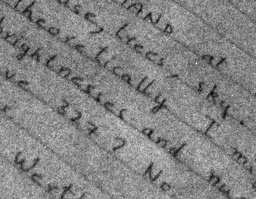
#> input picture release/demo_resources/dark-page-gray.jpg, 256 x 199 px, shrunk from 900 x 700 before the run
$ jupyter execute demo.ipynb   (shell and % lines are left out)   (older library calls are emulated)
#> lines starting #> are read from the running program, lines starting #| are printed output that depends on the picture; after the words box and inside, x2 and y2 are one past the last pixel; in counts of white or black regions, pixels touching at a corner belong together
### release/utils.py
import numpy as np
from PIL import Image
from skimage.color import rgb2gray
import matplotlib.pyplot as plt
def clip(img, low=0, high=1):
    #clip image to display range
    return np.minimum(high, np.maximum(low, img))

def imread(filename):
    # Reads an RGB image and converts it into a floating point numpy array with
    # values between 0 and 1
    img = np.array(Image.open(filename).convert('RGB'))
    img = img.astype(np.float)/255.
    return img

def imwrite(img, filename):
    # Writes an image to file. Assumes image is either a floating point numpy array
    # with values between 0 and 1
    # or a uint8 array with values between 0 and 255
    if img.dtype!=np.uint8:
        img = (img*255).astype(np.uint8)

    img = Image.fromarray(img).save(filename)

def imshow(img):
    # wrapper around matplotlib's imshow function so that it produces more
    # intuitive behavior
    if len(img.shape)==3 and img.shape[2]==3:
        # RGB image; matplotlib does the right thing
        plt.imshow(img)
    else:
        # for graysccale images use a gray color scheme and stop matplotlib from
        # changing the dynamic range
        if img.dtype==np.uint8:
            plt.imshow(img, cmap=plt.get_cmap('gray'),vmin=0,vmax=255)
        else:
            plt.imshow(img, cmap=plt.get_cmap('gray'),vmin=0, vmax=1)

### release/student.py
import numpy as np
import utils
import matplotlib.pyplot as plt
def add(img, alpha):
    #adds alpha to all pixels of an image.
    #Additionally clips values to between 0 and 1 (see utils.clip)
    # TODO 1a
    # TODO-BLOCK-BEGIN
    newImg = np.add(img, alpha)
    return newImg
    # TODO-BLOCK-END

def multiply(img, alpha):
    # multiplies all pixel intensities by alpha
    # additionally clips values
    # TODO 1b
    # TODO-BLOCK-BEGIN
    newImg = np.multiply(img, alpha)
    return newImg
    # TODO-BLOCK-END

def normalize(img):
    # Performs an affine transformation of the intensities
    # (i.e., f'(x,y) = af(x,y) + b) with a and b chosen
    # so that the minimum value is 0 and the maximum value is 1.
    # Input: w x h grayscale image of dtype np.float
    # Output: w x h  grayscale image of dtype np.float with minimum value 0
    # and maximum value 1
    # If all pixels in the image have the same intensity,
    # then return an image that is 0 everywhere
    # TODO 1c
    # TODO-BLOCK-BEGIN
    max = img[0,0]
    min = img[0,0]

    for row in img:
        for x in row:
            if x > max:
                max = x
            elif x < min:
                min = x
    return add(multiply(img, 1/(max - min)), (min/(max - min)))
    # TODO-BLOCK-END

def threshold(img, thresh):
    # Produces an image where pixels greater than thresh are assigned 1 and
    # those less than thresh are assigned 0
    # Make sure to return a float image
    # TODO 1d
    # TODO-BLOCK-BEGIN
    newImg = img.copy()
    shape = img.shape
    for row in range(shape[0]):
        for x in range(shape[1]):
            if img[row,x] > thresh:
                newImg[row,x] = 1.0
            else:
                newImg[row,x] = 0.0
    return newImg

    # TODO-BLOCK-END


def convolve(img, filt):
    # Performs a convolution of an image with a filter.
    # Assume filter is 2D and has an odd size
    # Assume image is grayscale
    # Perform "same" convolution, i.e., output image should be the ssame size
    # as the input
    assert len(img.shape)==2, "Image must be grayscale."
    assert len(filt.shape)==2, "Filter must be 2D."
    assert ((filt.shape[0]%2!=0) and (filt.shape[1]%2!=0)), "Filter dimensions must be odd."

    # TODO 2
    # TODO-BLOCK-BEGIN
    newImg = img.copy()
    imgShape = img.shape
    vert = np.flip(filt,0)
    conv = np.flip(vert,1)
    filtX = (filt.shape[0]-1)//2
    filtY = (filt.shape[1]-1)//2
    for m in range(imgShape[0]):
        for n in range(imgShape[1]):
            filtProd = 0
            for i in range(-filtX,filtX+1):
                for j in range(-filtY,filtY+1):
                    mi = m + i
                    nj = n + j
                    if((mi >= 0 and mi < imgShape[0]) and (nj >= 0 and nj < imgShape[1])):
                        filtProd = filtProd + img[mi,nj] * conv[i + filtX, j + filtY]
            newImg[m,n] = filtProd
    return newImg
    # TODO-BLOCK-END

def mean_filter(k):
    # Produces a k x k mean filter
    # Assume k is odd
    assert k%2!=0, "Kernel size must be odd"
    # TODO 3a
    # TODO-BLOCK-BEGIN
    filt = np.ones((k,k))
    return np.multiply(filt, 1/(k*k))
    # TODO-BLOCK-END


def gaussian_filter(k, sigma):
    # Produces a k x k gaussian filter with standard deviation sigma
    # Assume k is odd
    assert k%2!=0, "Kernel size must be odd"
    # TODO 3b
    # TODO-BLOCK-BEGIN
    filt = np.ones((k,k))
    center = k//2
    for x in range(k):
        for y in range(k):
            filt[x,y] = np.e**np.negative((((x-center)**2+(y-center)**2)/(2*sigma**2)))
    sum = filt.sum()
    nFilt = np.divide(filt, sum)
    return nFilt
    # TODO-BLOCK-END

def dx_filter():
    # Produces a 1 x 3 filter that computes the derivative in x direction
    # TODO 4a
    # TODO-BLOCK-BEGIN
    filt = np.ones((1,3))
    filt[0,1] = 0
    filt[0,2] = -1
    return filt
    # TODO-BLOCK-END

def dy_filter():
    # Produces a 3 x 1 filter that computes the derivative in y direction
    # TODO 4b
    # TODO-BLOCK-BEGIN
    return np.rot90(dx_filter(),3)
    # TODO-BLOCK-END

def gradient_magnitude(img, k=3,sigma=0):
    # Compute the gradient magnitude at each pixel,
    # If sigma >0, smooth the
    # image with a gaussian first
    # TODO 4c
    # TODO-BLOCK-BEGIN
    newImg = img.copy()
    if (sigma > 0):
        newImg = convolve(newImg, gaussian_filter(k,sigma))
    xFilt = convolve(newImg, dx_filter())
    yFilt = convolve(newImg, dy_filter())
    for x in range(img.shape[0]):
        for y in range(img.shape[1]):
            newImg[x,y] = np.sqrt((xFilt[x,y]**2) + (yFilt[x,y]**2))
    return newImg
    # TODO-BLOCK-END

### release/demo.ipynb
[cell 1]
%pylab
import utils
import student

[cell 2]
img = utils.imread('demo_resources/dark-page-gray.jpg')
grayscale_img = utils.rgb2gray(img)
utils.imshow(grayscale_img)

[cell 3]
#multiply by 10
higher_contrast = student.multiply(grayscale_img,10)
utils.imshow(higher_contrast)

[cell 4]
#threshold
thresholded = student.threshold(higher_contrast,0.5)
#> after the loop in threshold, `for row in range(shape[0]):`:
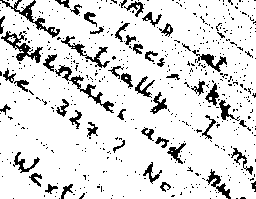
#> newImg: shape (199, 256) float64; values 0 (black) and 1 (white), 86.9% white; 563 black regions (511 under 20 px), largest, box (x1, y1, x2, y2) and area: (55, 65, 114, 113) 411, (1, 31, 43, 63) 395, (0, 0, 60, 38) 383
utils.imshow(thresholded)

[cell 5]
# mean filter
mean_filter = student.mean_filter(7)
filtered = student.convolve(higher_contrast, mean_filter)
#> after the loop in convolve, `for m in range(imgShape[0]):`:
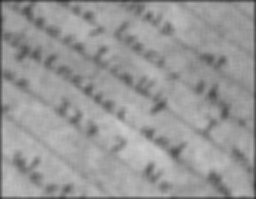
#> newImg: shape (199, 256) float64; min 0.16, max 0.798, mean 0.597
utils.imshow(filtered)

[cell 6]
#filtered and thresholded
filtered_thresholded = student.threshold(filtered, 0.5)
#> after the loop in threshold (call 2), `for row in range(shape[0]):`: newImg: shape (199, 256) float64; values 0 (black) and 1 (white), 86.3% white; 47 black regions (5 under 20 px), largest, box (x1, y1, x2, y2) and area: (0, 0, 256, 199) 3521, (206, 84, 231, 119) 349, (199, 54, 226, 71) 263
utils.imshow(filtered_thresholded)

[cell 7]
# save images
utils.imwrite(higher_contrast, 'higher_contrast.jpg')
#> in imwrite, `img = (img*255).astype(np.uint8)`:
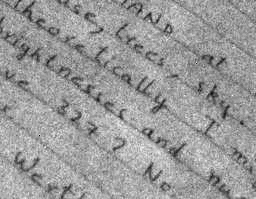
#> img: shape (199, 256); min 4, max 249, mean 154.3
utils.imwrite(filtered, 'filtered.jpg')
utils.imwrite(thresholded, 'thresholded.jpg')
utils.imwrite(filtered_thresholded, 'filtered_thresholded.jpg')

[cell 8]
img2 = utils.rgb2gray(utils.imread('demo_resources/126007_bsds.jpg'))
#> call 2 of imread, with filename = 'demo_resources/126007_bsds.jpg'
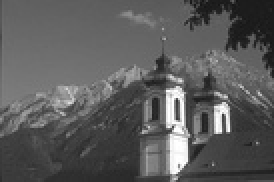
#> input picture release/demo_resources/126007_bsds.jpg, 137 x 91 px, shrunk from 481 x 321 before the run (shown 2 times larger)
#> img2: shape (91, 137) float64; min 0.0784, max 1, mean 0.359
utils.imshow(img2)

[cell 9]
gmag = student.gradient_magnitude(img2, 5,1)
#> in convolve (call 2), `vert = np.flip(filt,0)`: vert = [[0.00297, 0.0133, 0.0219, 0.0133, 0.00297], [0.0133, 0.0596, 0.0983, 0.0596, 0.0133], [0.0219, 0.0983, 0.162, 0.0983, 0.0219], [0.0133, 0.0596, 0.0983, 0.0596, 0.0133], [0.00297, 0.0133, 0.0219, 0.0133, 0.00297]]
#> in convolve (call 2), `conv = np.flip(vert,1)`: conv has the same summary as vert
#> after the loop in convolve (call 2), `for m in range(imgShape[0]):`:
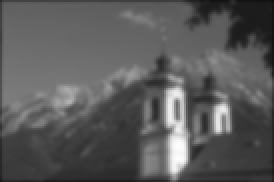
#> newImg: shape (91, 137) float64 (shown 2 times larger); min 0.0555, max 0.995, mean 0.355
#> in convolve (call 3), `vert = np.flip(filt,0)`: vert = [[1, 0, -1]]
#> in convolve (call 3), `conv = np.flip(vert,1)`: conv = [[-1, 0, 1]]
#> after the loop in convolve (call 3), `for m in range(imgShape[0]):`:
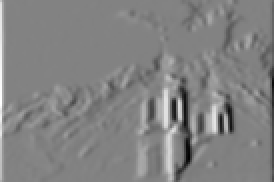
#> newImg: shape (91, 137) float64 (shown 2 times larger); min -0.483, max 0.459, mean -0.000797; drawn with min black and max white
#> in convolve (call 4), `vert = np.flip(filt,0)`: vert = [-1, 0, 1]
#> after the loop in convolve (call 4), `for m in range(imgShape[0]):`:
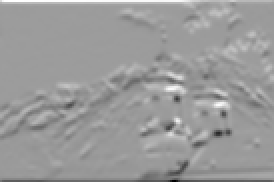
#> newImg: shape (91, 137) float64 (shown 2 times larger); min -0.559, max 0.36, mean -0.000476; drawn with min black and max white
#> after the loop in gradient_magnitude, `for x in range(img.shape[0]):`:
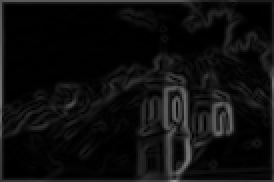
#> newImg: shape (91, 137) float64 (shown 2 times larger); min 0.000104, max 0.566, mean 0.0579
gmag = student.normalize(gmag)
#> in normalize, `max = img[0,0]`: max = 0.334
#> the loop in normalize, `for row in img:` made 91 passes
#> after the loop in normalize, `for row in img:`: max = 0.566; min = 0.000104
#> call 2 of multiply, with alpha = 1.77
#> in multiply (call 2), `newImg = np.multiply(img, alpha)`:
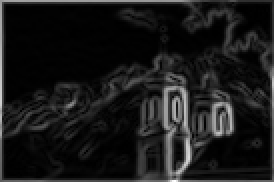
#> newImg: shape (91, 137) float64 (shown 2 times larger); min 0.000185, max 1, mean 0.102; drawn with min black and max white
utils.imshow(gmag)

[cell 10]
gmag_thresh = student.threshold(gmag, 0.1)
#> call 3 of threshold, with thresh = 0.1
#> after the loop in threshold (call 3), `for row in range(shape[0]):`:
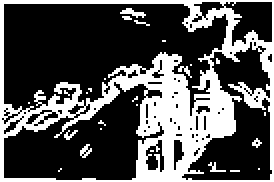
#> newImg: shape (91, 137) float64 (shown 2 times larger); values 0 (black) and 1 (white), 32% white; 26 white regions (23 under 20 px), largest, box (x1, y1, x2, y2) and area: (0, 0, 137, 91) 3819, (60, 4, 73, 9) 30, (40, 72, 46, 79) 22
utils.imshow(gmag_thresh)
